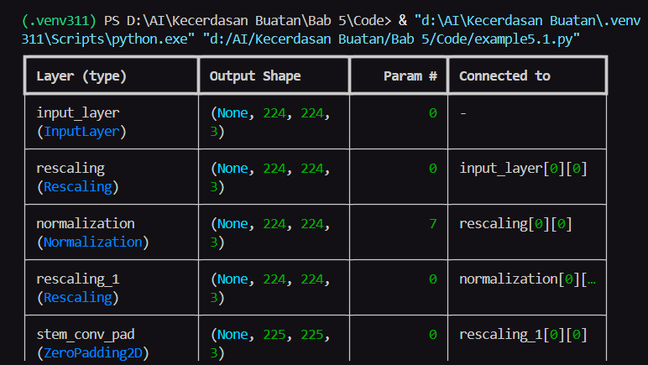
#> input picture Bab 5/Output/example 5.1.png, 648 x 365 px, shrunk from 772 x 435 before the run, given in place of pineapple.jpeg, which was not available
$ python example5.16.py   (older library calls are emulated)
#> lines starting #> are read from the running program, lines starting #| are printed output that depends on the picture; pictures that were not available may be replaced by others from this repository, and a replacement may not be noted
# Example 5.16 GaborFilter3.py (Fractalius effect)
import math
import cv2
import numpy as np
import matplotlib.pyplot as plt

# image = cv2.imread('bird2.jpeg').astype(np.float32) / 255
image = cv2.imread('pineapple.jpeg').astype(np.float32) / 255
image = cv2.cvtColor(image, cv2.COLOR_BGR2RGB)
No = 4
j = 1
size = image.shape  # h, w, c = im.shape
#> size = (365, 648, 3)
# the book uses np.int8 here, which breaks np.maximum with float images
filtered = np.zeros(size, np.float32)

for i in range(No):  # Orientation
    kernel = cv2.getGaborKernel((21, 21), 4, np.pi / 4 * i, 4 * (j + 1), 1, 0, cv2.CV_32F)
    kernel /= math.sqrt((kernel * kernel).sum())
    fimg = cv2.filter2D(image, -1, kernel)
    filtered = np.maximum(filtered, fimg)
#> this loop made 4 passes
#> pass 1, `fimg = cv2.filter2D(image, -1, kernel)`:
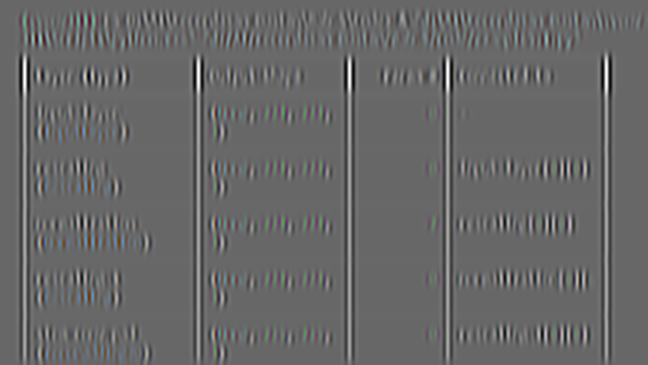
#> fimg: shape (365, 648, 3) float32; mean R, G, B 0.0301, 0.0318, 0.0356; drawn with min black and max white
#> pass 1, `filtered = np.maximum(filtered, fimg)`:
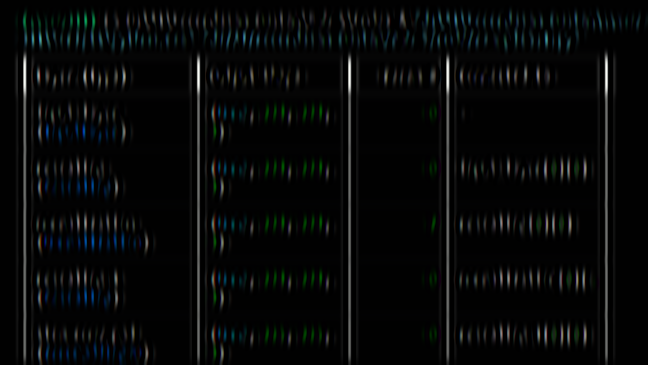
#> filtered: shape (365, 648, 3) float32; mean R, G, B 0.097, 0.114, 0.115; drawn with min black and max white
#> pass 2, `fimg = cv2.filter2D(image, -1, kernel)`:
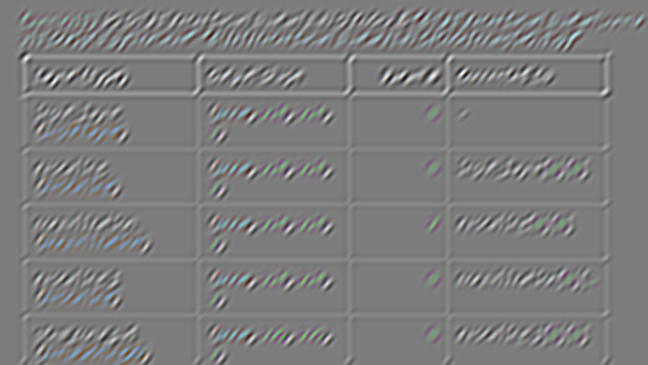
#> fimg: shape (365, 648, 3) float32; mean R, G, B 0.014, 0.0147, 0.0166; drawn with min black and max white
#> pass 2, `filtered = np.maximum(filtered, fimg)`:
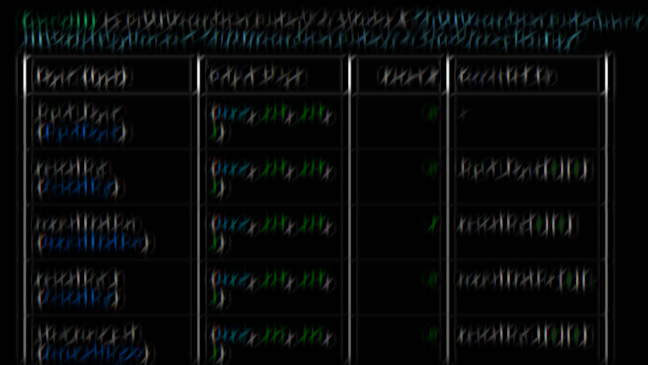
#> filtered: shape (365, 648, 3) float32; mean R, G, B 0.12, 0.145, 0.145; drawn with min black and max white
#> after the loop:
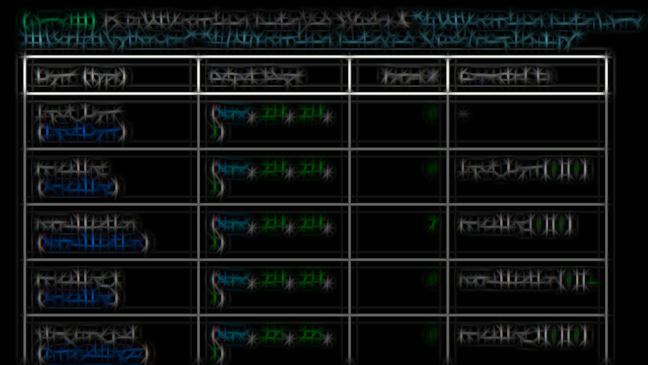
#> filtered: shape (365, 648, 3) float32; mean R, G, B 0.234, 0.271, 0.27; drawn with min black and max white
#> after the loop:
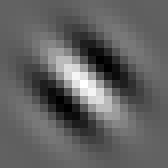
#> kernel: shape (21, 21) float32 (shown 8 times larger); min -0.124, max 0.2, mean 0.000275; drawn with min black and max white

plt.figure(figsize=(12, 5))
plt.subplot(1, 2, 1)
plt.imshow(image)
plt.axis('off')
plt.title('Original Image')
plt.subplot(1, 2, 2)
plt.imshow(np.clip(filtered, 0, 1))
plt.axis('off')
plt.title('Gabor Filtered Image')
plt.savefig('../Output/example 5.16.png')
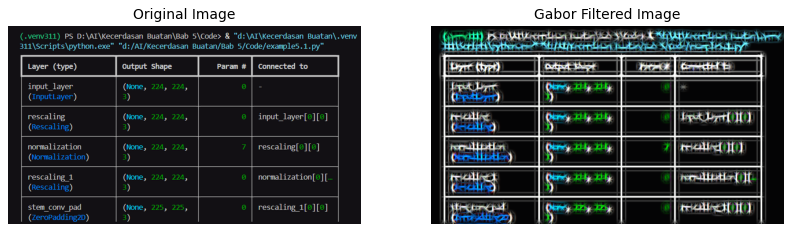
#> figure drawn by matplotlib, 2 panels
plt.show()

$ run again, on Bab 5/Output/example 5.14.png
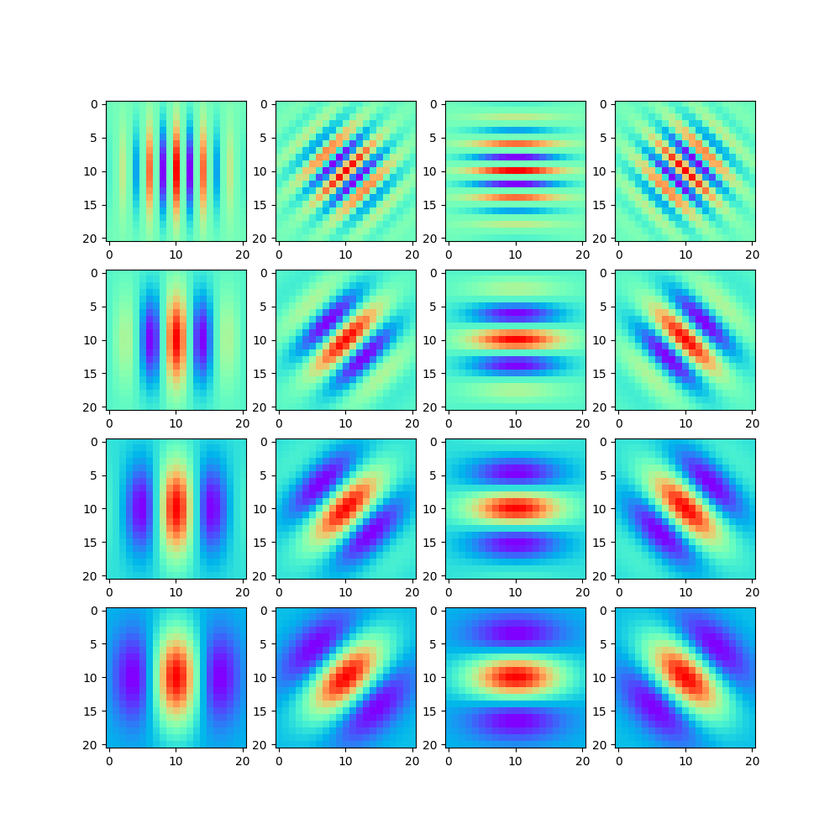
#> input picture Bab 5/Output/example 5.14.png, 840 x 840 px, shrunk from 1000 x 1000 before the run, given in place of pineapple.jpeg, which was not available
#> after the loop `for i in range(No):`:
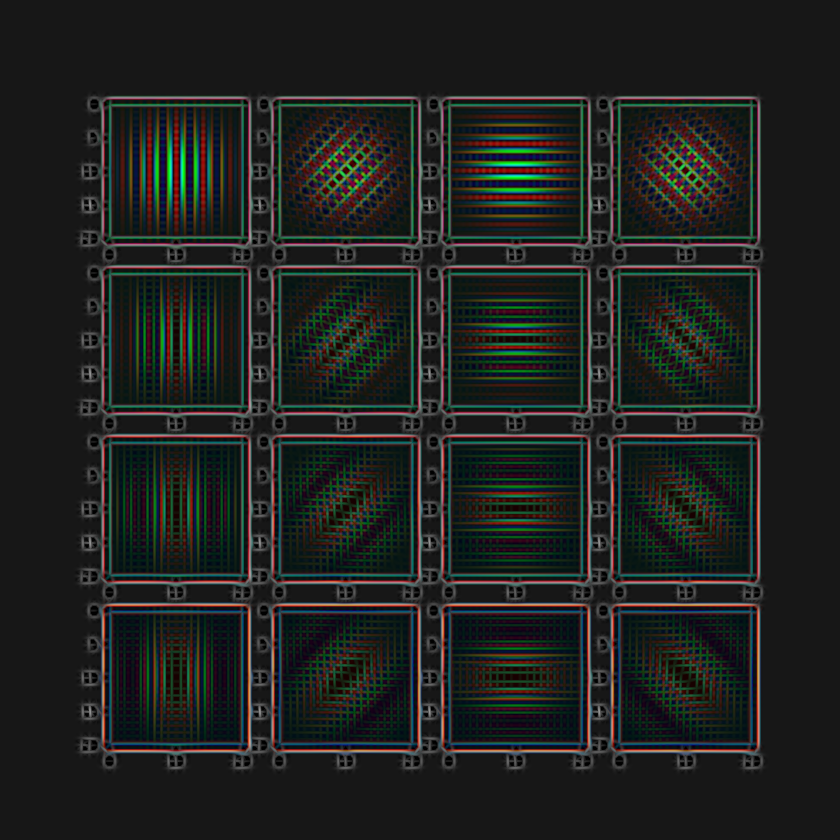
#> filtered: shape (840, 840, 3) float32; mean R, G, B 0.356, 0.381, 0.357; drawn with min black and max white
#> `plt.savefig('../Output/example 5.16.png')`:
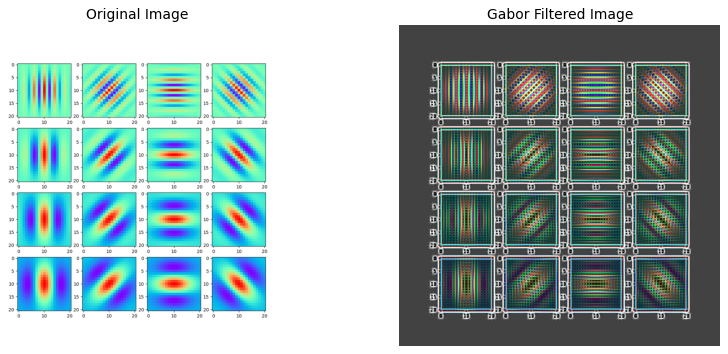
#> figure drawn by matplotlib, 2 panels
